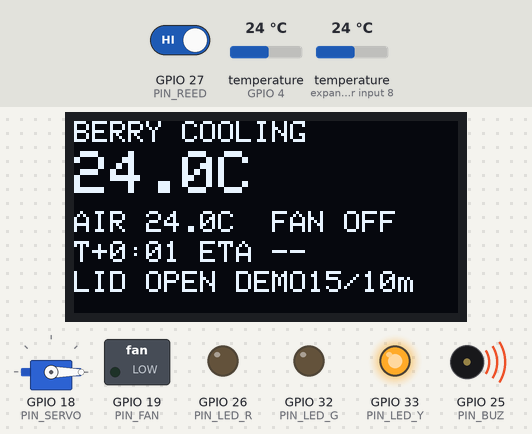
The sketch below on a simulated ESP32. Shown: servo, 128×64 one-colour display, switched loads named in the sketch (green lamp = pin HIGH), output pins drawn as LEDs (lit = HIGH), buzzer (waves = sounding, pin HIGH). The test bench sets the inputs (shaded band); at power-on: GPIO 27 (PIN_REED) HIGH, temperature (sensors on GPIO 4, expander input 8) 24 °C. Storage starts empty; what the sketch prints to the serial monitor is not drawn.

Above: at 2.3 s.
2.4 s: GPIO 27 (PIN_REED) driven LOW
At 4.8 s:
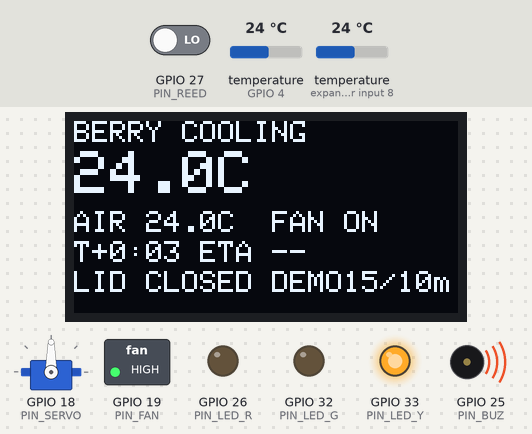
6.6 s: temperature (sensor on GPIO 4) set to 15.5 °C
At 8.9 s:
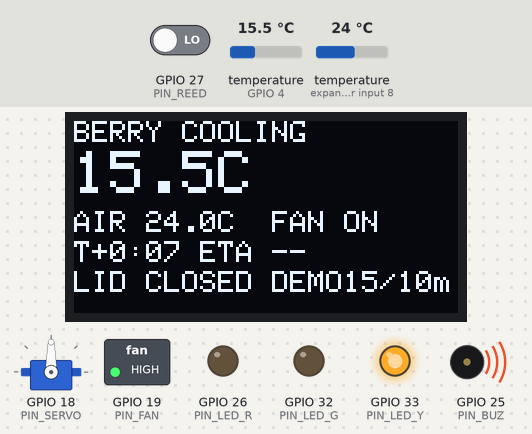
10.6 s: temperature (sensor on GPIO 4) set to 14.3 °C
At 12.9 s:
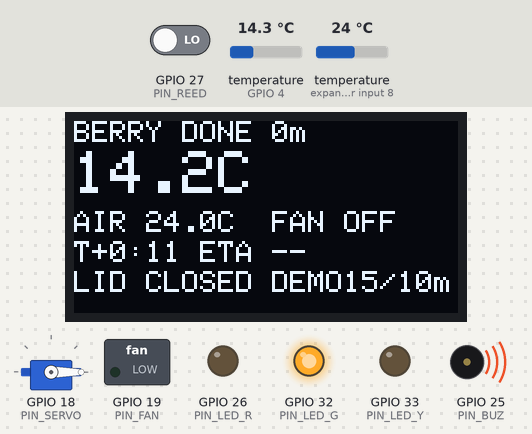
16.6 s: GPIO 27 (PIN_REED) driven HIGH
At 17.9 s:
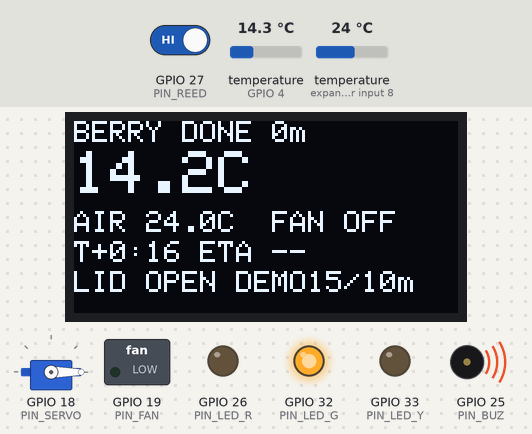
21.6 s: temperature (sensor on expander input 8) set to 12 °C
At 22.9 s:
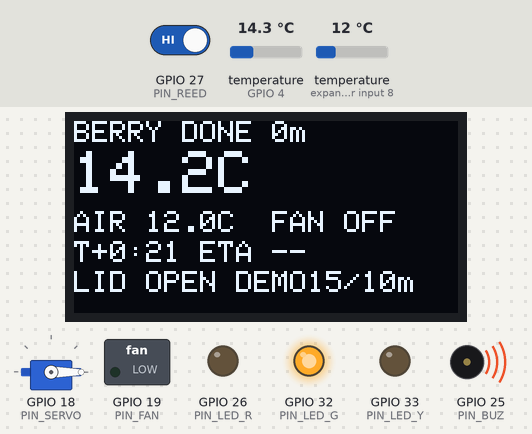
24.6 s: temperature (sensor on GPIO 4) set to 15.2 °C
At 26.6 s:
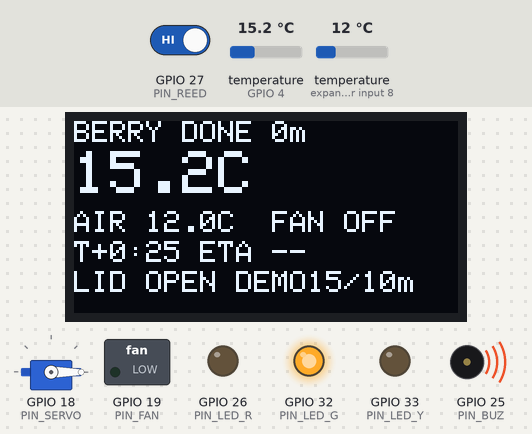
28.6 s: temperature (sensor on GPIO 4) set to 16.4 °C
Timing chart, 0 to 49.5 s (numbered marks = the images above; inputs shaded):
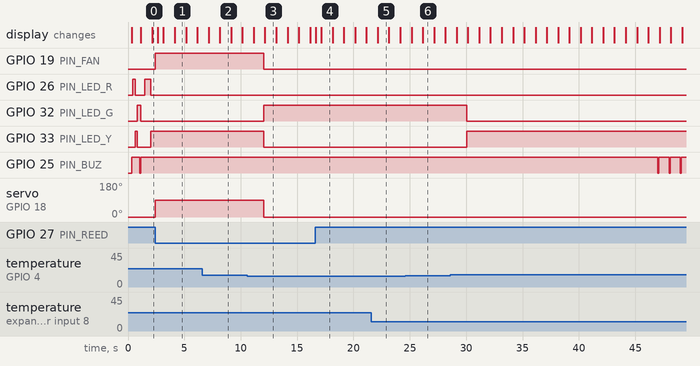

Measured:
- the behaviour switches between 15.1 and 15 °C on temperature (sensor on GPIO 4) (found by bisection; images 2 and 3)
- after the input at 2.4 s, GPIO 19 (PIN_FAN): LOW → HIGH at once; servo on GPIO 18 (PIN_SERVO): 0° → 90° at once; the display: first changes after 0.25 s (image 1 shows a later state)
- after the input at 10.6 s, GPIO 19 (PIN_FAN), GPIO 33 (PIN_LED_Y): HIGH → LOW after 1.4 s; GPIO 32 (PIN_LED_G): LOW → HIGH after 1.4 s; servo on GPIO 18 (PIN_SERVO): 90° → 0° after 1.4 s; the display: first differs from a run without the input after 1.5 s (image 3)
- after the input at 16.6 s, the display: first changes after 0.05 s (image 4 shows a later state)
- after the input at 28.6 s, GPIO 32 (PIN_LED_G): HIGH → LOW after 1.4 s; GPIO 33 (PIN_LED_Y): LOW → HIGH after 1.4 s
- what the display in image 1 shows lasts 1.0 s, from 4.1 s to 5.1 s

The sketch:

precool_ai_demo.ino
```cpp
/*
  예냉박스 AI 펌웨어  -  TEAM 부스럭 (신정고 매니악코더)
  (학습 모델(AI) 예측 + PC 프로그램(AI 시뮬레이터)용 데이터 출력 포함)
  ==============================================================
  수확한 딸기를 넣고 전원을 켜면, 바로 찬 공기를 돌려 식히기 시작해요.
  "수확 후 1시간 안에 목표 온도까지 식힐 수 있을지"를 미리 계산해서 알려줘요.

  인지 -> 판단 -> 행동
    인지: DS18B20 2개 (식품칸 공기, 냉기실 공기), 리드스위치(뚜껑)
    판단: 목표 온도(1℃)까지 남은 시간 예측, 1시간 안에 될지 판단, 경과 시간 기록
    행동: 넣자마자 댐퍼 열고 팬 켜기 / OLED, 신호등 LED, 부저로 알림 / 기록 저장

  예측 방법 (두 가지를 같이 계산해요)
    1) 뉴턴 냉각 법칙: 식는 속도는 "식품칸 온도 - 냉기 온도" 차이에 비례해요.
       T(t) = 냉기온도 + (처음 온도 - 냉기온도) x e^(-k t)
       최근 10분 기록으로 k를 구하고, 목표 온도까지 남은 시간을 계산해요.
       냉기실 센서를 못 읽으면 직선 추세로 대신 계산해요.
    2) 학습 모델(AI): 실험 기록에서 "지금 온도와 최근 2분 기울기 -> 2분 뒤 온도 변화"를
       배운 회귀 모델(model.h)이에요. 이걸 2분씩 반복해서 목표까지 남은 시간을 계산해요.
       모델 숫자는 PC 프로그램(AI 시뮬레이터 https://busrk-ai-studio.vercel.app)에서 학습해서 만들어요. (이 파일 안 "학습 모델" 블록)
       처음 들어 있는 model.h는 시뮬레이션으로 미리 학습한 것이라, 실제 기록으로 다시 학습해야 해요.
    상태 판단에는 AI 예측을 쓰고, AI가 아직 계산을 못 하면 뉴턴 예측을 써요.

  기준 (출처: Ontario 농식품부 딸기 냉각 안내, Strawberry Center 블로그)
    - 수확 후 1시간 안에 예냉을 하는 게 중요하다.
    - 딸기는 가능한 0℃ 가까이 유지한다. (과육 목표 34°F, 약 1℃)
    - 이 박스(아이스팩)로 1℃까지 내려가는지는 아직 실험 전이에요.

  핀 (보드에 인쇄된 이름 = 코드 숫자)
    D4  DS18B20 2개 DATA (4.7kΩ로 3.3V에 풀업, 1개만)
    D18 서보 신호        D19 MOSFET 모듈 PWM
    D21 OLED SDA         D22 OLED SCL
    D27 리드스위치 DO    D26/D33/D32 LED 빨강/노랑/초록
    D25 부저 I/O

  필요한 라이브러리: OneWire, DallasTemperature, ESP32Servo,
                    Adafruit SSD1306, Adafruit GFX Library
  보드: "ESP32 Dev Module"

  시리얼 모니터(115200) 명령
    r : 새 딸기를 넣었을 때 시간 다시 시작 (수확 후 시간 0분부터)
    a : 연결된 온도센서 주소 다시 찍기
    d : 저장된 기록(log.csv) 전부 출력
    x : 저장된 기록 지우기
    m : 들어 있는 학습 모델 정보 출력

  PC 프로그램용 데이터 줄 (기록 간격마다, 보통 10초):
    D,분,식품칸,냉기실,뚜껑열림,팬,상태,뉴턴ETA,AI_ETA   (ETA: -1 모름, -2 못 닿음)
*/

#include <OneWire.h>
#include <DallasTemperature.h>
#include <ESP32Servo.h>
#include <Wire.h>
#include <Adafruit_GFX.h>
#include <Adafruit_SSD1306.h>
#include <LittleFS.h>
#include <math.h>
// ===================== 학습 모델 (model.h) =====================
// PC 프로그램에서 새 모델을 만들면 이 블록(MODEL_READY ~ MODEL_WC)을 내려받은 model.h 내용으로 바꿔요.
// model.h — 부스럭 예냉박스 학습 모델 (AI 스튜디오에서 자동 생성)
// 만든 시각: 2026-10-30 14:37 UTC
// 학습 데이터: 실험 60개, 학습 표본 31020개 (simulation pretrain - retrain with real logs)
// 2분 뒤 온도 변화 학습 오차: 식품칸 0.064℃, 냉기실 0.055℃
// 특징 순서: [식품칸-냉기실, 냉기실, 식품칸 2분 기울기(℃/분), 냉기실 2분 기울기(℃/분)]
#define MODEL_READY 1
#define MODEL_H_MIN 2.0f
static const char MODEL_INFO[] = "runs=60 n=31020 simulation pretrain - retrain with real logs";
static const float MODEL_MEAN[4] = { 4.6072292f, -1.0956218f, -0.23671321f, -0.054210993f };
static const float MODEL_STD[4]  = { 3.3321275f, 2.8593341f, 0.47531228f, 0.14640631f };
static const float MODEL_WB[5]   = { -0.34824508f, -0.074021964f, -0.0074842680f, 0.36901835f, 0.099496979f };  // 식품칸 2분 뒤 변화: 절편 + 가중치 4개
static const float MODEL_WC[5]   = { -0.10110413f, 0.00061909434f, -0.010955172f, 0.084260069f, 0.14382618f };  // 냉기실 2분 뒤 변화
// ===================== AI 계산 (ai_predict.h) =====================
// ai_predict.h — 학습 모델로 목표 온도까지 남은 시간을 계산 (펌웨어·PC 프로그램과 같은 계산)
#include <math.h>

// 2분 뒤 변화 예측
static inline void aiStep(float b, float c, float sb, float sc, float& db, float& dc) {
  const float x[4] = { b - c, c, sb, sc };
  db = MODEL_WB[0]; dc = MODEL_WC[0];
  for (int k = 0; k < 4; k++) {
    float z = (x[k] - MODEL_MEAN[k]) / MODEL_STD[k];
    db += MODEL_WB[k + 1] * z; dc += MODEL_WC[k + 1] * z;
  }
}

// 반환: 남은 분 (0 = 이미 도달), -2 = 180분 안에 못 닿음
static inline float aiEta(float b, float c, float sb, float sc, float target) {
  if (b <= target) return 0;
  float t = 0;
  for (int s = 0; s < 90; s++) {
    float db, dc; aiStep(b, c, sb, sc, db, dc);
    float nb = b + db, nc = c + dc;
    if (nb <= target) return t + MODEL_H_MIN * (b - target) / (b - nb);
    if (db > -0.005f) return -2;
    b = nb; c = nc; sb = db / MODEL_H_MIN; sc = dc / MODEL_H_MIN; t += MODEL_H_MIN;
  }
  return -2;
}
// ================================================================

// ---------------- 바꿔도 되는 설정 ----------------
// 시연 모드: 영상·발표에서 짧은 시간 안에 전체 동작을 보여 주기 위한 설정이에요.
// true로 하면 목표 온도와 제한 시간이 아래 DEMO 값으로 바뀌고, OLED에 "DEMO"가 표시돼요.
// 실제 사용과 실험 기록을 모을 때는 반드시 false로 해요.
const bool  DEMO_MODE          = true;   // 시연용: 목표 15℃, 제한 10분
const float DEMO_TARGET_C      = 15.0;  // 시연용 목표 온도. 시작할 때 식품칸 온도보다 5~8℃ 낮게 잡아요
const float DEMO_DEADLINE_MIN  = 10.0;  // 시연용 제한 시간 (분)

const float TARGET_C       = DEMO_MODE ? DEMO_TARGET_C : 1.0;     // 딸기 목표 온도 (34°F 약 1℃)
const float RESTART_C      = TARGET_C + 0.5;  // 다 식은 뒤 이 온도를 넘으면 다시 식히기 시작
const float FREEZE_GUARD_C = 0.0;   // 식품칸 공기가 이보다 차가우면 팬을 멈춤 (얼지 않게)
const float DEADLINE_MIN   = DEMO_MODE ? DEMO_DEADLINE_MIN : 60.0; // 수확 후 이 시간(분) 안에 식히는 게 목표
const unsigned long HIST_MS = DEMO_MODE ? 5000 : 10000;  // 예측용 기록 간격 (시연 땐 더 자주)
const unsigned long LID_ALARM_MS = 30000;  // 뚜껑이 30초 넘게 열려 있으면 부저
const bool  USE_AI = true;          // false면 뉴턴 예측만 써요

const int DAMPER_CLOSED_DEG = 0;    // 댐퍼 닫힘 각도 (실제 상자에 맞춰 조정)
const int DAMPER_OPEN_DEG   = 90;   // 댐퍼 열림 각도

// 리드스위치: 자석이 가까이(뚜껑 닫힘) 있을 때 DO가 LOW인 모듈 기준. 반대면 HIGH.
const int LID_CLOSED_LEVEL = LOW;
// 부저: LOW일 때 울리는 모듈 기준. 반대면 HIGH.
const int BUZZER_ON_LEVEL = LOW;

// 온도센서 주소. 비워 두면(전부 0) 찾은 순서대로 0번=식품칸, 1번=냉기실.
DeviceAddress ADDR_BERRY = {0, 0, 0, 0, 0, 0, 0, 0};
DeviceAddress ADDR_COLD  = {0, 0, 0, 0, 0, 0, 0, 0};

// ---------------- 핀 ----------------
const int PIN_DS = 4, PIN_SERVO = 18, PIN_FAN = 19;
const int PIN_REED = 27, PIN_LED_R = 26, PIN_LED_Y = 33, PIN_LED_G = 32, PIN_BUZ = 25;

// ---------------- 부품 객체 ----------------
OneWire oneWire(PIN_DS);
DallasTemperature sensors(&oneWire);
Servo damper;
Adafruit_SSD1306 oled(128, 64, &Wire, -1);
bool oledOk = false, fsOk = false;

// ---------------- 상태 ----------------
// COOLING 식히는 중(1시간 안에 될 것 같음) / DONE 목표 도달
// LATE_RISK 이대로면 1시간 안에 못 식힘 / LATE 1시간이 지났는데 아직 못 식힘
enum Level { COOLING, DONE, LATE_RISK, LATE, SENSOR_ERR };
float berryC = NAN, coldC = NAN;
bool lidOpen = false, cooling = false, doneLatched = false;
unsigned long lidOpenSince = 0, startMs = 0;
float doneAtMin = -1;          // 목표에 처음 도달한 시각(분)
Level level = COOLING;

// 예측 결과
float etaMin = -1;             // 목표까지 남은 예상 시간(분), -1 = 아직 모름
bool unreachable = false;      // 냉기가 목표보다 따뜻해서 목표까지 못 내려감
float kPerMin = 0;             // 뉴턴 냉각 상수 k (1/분)
char method = '-';             // 'N' 뉴턴 냉각, 'L' 직선 추세
float etaAiMin = -1;           // AI 예측 남은 시간(분), -1 = 아직 모름, -2 = 180분 안에 못 닿음
float etaUsed = -1;            // 상태 판단에 실제로 쓴 값
char usedBy = '-';             // 'A' AI, 'N' 뉴턴, 'L' 직선

// 10초마다 저장, 최근 60개(10분)
const int N_HIST = 60;
float histT[N_HIST], histB[N_HIST], histC[N_HIST];
int histCount = 0, histHead = 0;

bool isEmpty(const DeviceAddress a) {
  for (int i = 0; i < 8; i++) if (a[i]) return false;
  return true;
}

void printAddress(const DeviceAddress a) {
  Serial.print("{");
  for (int i = 0; i < 8; i++) {
    Serial.printf("0x%02X", a[i]);
    if (i < 7) Serial.print(", ");
  }
  Serial.print("}");
}

void listSensors() {
  sensors.begin();
  int n = sensors.getDeviceCount();
  Serial.printf("온도센서 %d개 찾음\n", n);
  for (int i = 0; i < n; i++) {
    DeviceAddress a;
    if (sensors.getAddress(a, i)) {
      Serial.printf("  %d번 주소: ", i); printAddress(a); Serial.println();
      sensors.setResolution(a, 12);
    }
  }
  Serial.println("  센서를 하나씩 꽂아 주소를 확인한 뒤 ADDR_BERRY, ADDR_COLD에 넣어요.");
  if (isEmpty(ADDR_BERRY) && n >= 1) sensors.getAddress(ADDR_BERRY, 0);
  if (isEmpty(ADDR_COLD) && n >= 2) sensors.getAddress(ADDR_COLD, 1);
  sensors.setWaitForConversion(false);
}

bool validTemp(float c) {
  return !isnan(c) && c != DEVICE_DISCONNECTED_C && c > -55 && c < 125;
}

float elapsedMin() { return (millis() - startMs) / 60000.0; }

void resetRun() {
  startMs = millis();
  doneLatched = false; doneAtMin = -1;
  histCount = 0; histHead = 0;
  etaMin = -1; unreachable = false; kPerMin = 0; method = '-';
  etaAiMin = -1; etaUsed = -1; usedBy = '-';
  Serial.println("새 딸기: 시간을 0분부터 다시 셉니다.");
}

// 최소제곱 직선의 기울기 (x 평균을 빼서 계산 오차를 줄임)
bool fitSlope(const float* x, const float* y, int n, float& slope) {
  if (n < 2) return false;
  float mx = 0, my = 0;
  for (int i = 0; i < n; i++) { mx += x[i]; my += y[i]; }
  mx /= n; my /= n;
  float sxx = 0, sxy = 0;
  for (int i = 0; i < n; i++) { float dx = x[i] - mx; sxx += dx * dx; sxy += dx * (y[i] - my); }
  if (sxx <= 0) return false;
  slope = sxy / sxx;
  return true;
}

// 목표 온도까지 남은 시간 예측
void updatePrediction() {
  etaMin = -1; unreachable = false; kPerMin = 0; method = '-';
  if (histCount < 12 || !validTemp(berryC)) return;         // 2분 이상 모여야 계산
  if (berryC <= TARGET_C) { etaMin = 0; return; }

  // 1) 뉴턴 냉각: ln(식품칸 - 냉기) 가 시간에 대해 직선이 돼요. 기울기 = -k
  float tc = 0; int nc = 0;
  for (int i = 0; i < histCount; i++) if (validTemp(histC[i])) { tc += histC[i]; nc++; }
  if (nc >= histCount * 0.8) {
    tc /= nc;                                               // 최근 10분 냉기 평균
    float xs[N_HIST], ys[N_HIST]; int m = 0;
    for (int i = 0; i < histCount; i++) {
      float d = histB[i] - tc;
      if (d > 0.3) { xs[m] = histT[i]; ys[m] = logf(d); m++; }
    }
    float b;
    if (m >= 12 && fitSlope(xs, ys, m, b) && -b > 0.001) {
      kPerMin = -b; method = 'N';
      if (TARGET_C <= tc + 0.2) { unreachable = true; return; }  // 냉기가 목표만큼 차갑지 않음
      etaMin = logf((berryC - tc) / (TARGET_C - tc)) / kPerMin;
      return;
    }
  }

  // 2) 냉기실 센서가 없을 때: 직선 추세
  float slope;
  if (fitSlope(histT, histB, histCount, slope) && slope < -0.01) {
    method = 'L';
    etaMin = (berryC - TARGET_C) / (-slope);
  }
}

// 기록에서 t분 시점의 값을 앞뒤 기록으로 보간 (없으면 NAN)
float histAt(const float* arr, float t) {
  if (histCount < 2) return NAN;
  int oldest = (histHead - histCount + N_HIST) % N_HIST;
  float pt = NAN, pv = NAN;
  for (int k = 0; k < histCount; k++) {
    int i = (oldest + k) % N_HIST;
    if (histT[i] >= t) {
      if (isnan(pt)) return (histT[i] - t < 0.05f) ? arr[i] : NAN;   // 기록이 t보다 늦게 시작
      if (isnan(arr[i]) || isnan(pv)) return NAN;
      float u = (t - pt) / (histT[i] - pt);
      return pv + (arr[i] - pv) * u;
    }
    pt = histT[i]; pv = arr[i];
  }
  return NAN;
}

// AI 예측: 최근 2분 기울기를 구해서 학습 모델로 계산
void updateAi() {
  etaAiMin = -1;
  if (!USE_AI || !MODEL_READY || histCount < 2) return;
  int last = (histHead - 1 + N_HIST) % N_HIST;
  float b = histB[last], c = histC[last], now = histT[last];
  if (isnan(b) || isnan(c)) return;
  float b0 = histAt(histB, now - MODEL_H_MIN), c0 = histAt(histC, now - MODEL_H_MIN);
  if (isnan(b0) || isnan(c0)) return;                        // 2분 기록이 모여야 계산
  etaAiMin = aiEta(b, c, (b - b0) / MODEL_H_MIN, (c - c0) / MODEL_H_MIN, TARGET_C);
}

void setLeds(bool r, bool y, bool g) {
  digitalWrite(PIN_LED_R, r); digitalWrite(PIN_LED_Y, y); digitalWrite(PIN_LED_G, g);
}

void buzzer(bool on) { digitalWrite(PIN_BUZ, on ? BUZZER_ON_LEVEL : !BUZZER_ON_LEVEL); }

void setCooling(bool on) {
  if (on == cooling) return;
  cooling = on;
  damper.write(on ? DAMPER_OPEN_DEG : DAMPER_CLOSED_DEG);
  digitalWrite(PIN_FAN, on ? HIGH : LOW);
}

void drawOled() {
  if (!oledOk) return;
  oled.clearDisplay();
  oled.setTextColor(SSD1306_WHITE);
  oled.setTextSize(1);
  oled.setCursor(0, 0);
  switch (level) {   // OLED는 한글 글꼴이 없어서 영어로 표시해요.
    case COOLING:    oled.print("BERRY COOLING"); break;
    case DONE:       oled.printf("BERRY DONE %dm", (int)(doneAtMin + 0.5)); break;
    case LATE_RISK:  oled.printf("LATE RISK (>%dm)", (int)DEADLINE_MIN); break;
    case LATE:       oled.printf("LATE! OVER %dm", (int)DEADLINE_MIN); break;
    case SENSOR_ERR: oled.print("SENSOR?"); break;
  }
  oled.setTextSize(2);
  oled.setCursor(0, 10);
  if (validTemp(berryC)) oled.printf("%.1fC", berryC); else oled.print("--.-C");
  oled.setTextSize(1);
  oled.setCursor(0, 30);
  oled.print("AIR ");
  if (validTemp(coldC)) oled.printf("%.1fC", coldC); else oled.print("--");
  oled.print(cooling ? "  FAN ON" : "  FAN OFF");
  oled.setCursor(0, 40);
  unsigned long s = (millis() - startMs) / 1000;
  oled.printf("T+%lu:%02lu ", s / 60, s % 60);
  if (usedBy == '-') oled.print("ETA --");
  else if (etaUsed < 0) oled.print(usedBy == 'A' ? "ETA NO AI" : "ETA NO N");
  else oled.printf("ETA %dm %s", (int)(etaUsed + 0.5), usedBy == 'A' ? "AI" : "N");
  oled.setCursor(0, 50);
  oled.print(lidOpen ? "LID OPEN" : "LID CLOSED");
  if (DEMO_MODE) oled.printf(" DEMO%d/%dm", (int)TARGET_C, (int)DEADLINE_MIN);
  oled.display();
}

void appendLog() {
  if (!fsOk) return;
  File f = LittleFS.open("/log.csv", FILE_APPEND);
  if (!f) return;
  if (f.size() == 0) f.println("min,berry_c,cold_c,lid_open,cooling,level,k_per_min,eta_min,method,eta_ai");
  f.printf("%.2f,%.2f,%.2f,%d,%d,%d,%.4f,%.1f,%c,%.1f\n", elapsedMin(), berryC, coldC,
           lidOpen, cooling, (int)level, kPerMin, unreachable ? -2.0f : etaMin, method, etaAiMin);
  f.close();
}

void handleSerial() {
  if (!Serial.available()) return;
  char c = Serial.read();
  if (c == 'r') resetRun();
  else if (c == 'a') listSensors();
  else if (c == 'd' && fsOk) {
    File f = LittleFS.open("/log.csv", "r");
    if (!f) { Serial.println("기록 없음"); return; }
    while (f.available()) Serial.write(f.read());
    f.close();
    Serial.println("--- 기록 끝 ---");
  } else if (c == 'm') {
    Serial.printf("MODEL ready=%d use=%d info=%s\n", MODEL_READY, USE_AI, MODEL_INFO);
    Serial.printf("CFG,%.2f,%.1f,%d\n", TARGET_C, DEADLINE_MIN, DEMO_MODE);
  } else if (c == 'x' && fsOk) {
    LittleFS.remove("/log.csv");
    Serial.println("기록을 지웠어요");
  }
}

void setup() {
  Serial.begin(115200);
  delay(300);
  Serial.println("\n예냉박스 AI 시작");
  Serial.printf("MODEL ready=%d use=%d info=%s\n", MODEL_READY, USE_AI, MODEL_INFO);
  Serial.printf("CFG,%.2f,%.1f,%d\n", TARGET_C, DEADLINE_MIN, DEMO_MODE);   // PC 프로그램이 목표·제한 시간을 맞춤
  if (DEMO_MODE) Serial.printf("[시연 모드] 목표 %.1fC, 제한 %.0f분 (실제 기준은 1C, 60분)\n", TARGET_C, DEADLINE_MIN);

  pinMode(PIN_FAN, OUTPUT); digitalWrite(PIN_FAN, LOW);
  pinMode(PIN_LED_R, OUTPUT); pinMode(PIN_LED_Y, OUTPUT); pinMode(PIN_LED_G, OUTPUT);
  pinMode(PIN_BUZ, OUTPUT); buzzer(false);
  pinMode(PIN_REED, INPUT_PULLUP);

  damper.setPeriodHertz(50);
  damper.attach(PIN_SERVO, 500, 2400);
  damper.write(DAMPER_CLOSED_DEG);

  Wire.begin(21, 22);
  oledOk = oled.begin(SSD1306_SWITCHCAPVCC, 0x3C);   // 안 되면 0x3D로 바꿔 보기
  if (!oledOk) Serial.println("OLED를 못 찾았어요 (배선, 주소 0x3C 확인)");

  fsOk = LittleFS.begin(true);
  if (!fsOk) Serial.println("기록 저장 공간(LittleFS)을 못 열었어요");

  listSensors();
  sensors.requestTemperatures();

  setLeds(1, 0, 0); delay(200); setLeds(0, 1, 0); delay(200); setLeds(0, 0, 1); delay(200);
  buzzer(true); delay(80); buzzer(false);
  resetRun();   // 전원을 켠 순간을 "수확 후 0분"으로 봐요
}

void loop() {
  static unsigned long lastReq = 0, lastHist = 0, lastLog = 0, lastPrint = 0, lastDraw = 0;
  unsigned long now = millis();
  handleSerial();

  // 1) 인지
  if (now - lastReq >= 2000) {
    berryC = sensors.getTempC(ADDR_BERRY);
    coldC  = sensors.getTempC(ADDR_COLD);
    sensors.requestTemperatures();
    lastReq = now;
  }
  bool open = digitalRead(PIN_REED) != LID_CLOSED_LEVEL;
  if (open && !lidOpen) lidOpenSince = now;
  lidOpen = open;

  if (validTemp(berryC) && now - lastHist >= HIST_MS) {
    histT[histHead] = elapsedMin();
    histB[histHead] = berryC;
    histC[histHead] = validTemp(coldC) ? coldC : NAN;
    histHead = (histHead + 1) % N_HIST;
    if (histCount < N_HIST) histCount++;
    updatePrediction();
    updateAi();
    lastHist = now;
    // PC 프로그램용 데이터 줄
    Serial.printf("D,%.3f,%.3f,%.3f,%d,%d,%d,%.2f,%.2f\n", elapsedMin(), berryC,
                  validTemp(coldC) ? coldC : NAN, lidOpen, cooling, (int)level,
                  unreachable ? -2.0f : etaMin, etaAiMin);
  }

  // 2) 판단
  float el = elapsedMin();
  if (validTemp(berryC)) {
    if (!doneLatched && berryC <= TARGET_C) { doneLatched = true; if (doneAtMin < 0) doneAtMin = el; }
    if (doneLatched && berryC > RESTART_C) doneLatched = false;     // 다시 데워지면 다시 식히기
  }
  // 상태 판단에 쓸 예측: AI가 계산되면 AI, 아니면 뉴턴/직선
  if (etaAiMin != -1) { etaUsed = etaAiMin; usedBy = 'A'; }
  else if (unreachable) { etaUsed = -2; usedBy = method; }
  else if (etaMin >= 0) { etaUsed = etaMin; usedBy = method; }
  else { etaUsed = -1; usedBy = '-'; }
  if (!validTemp(berryC)) level = SENSOR_ERR;
  else if (doneLatched) level = DONE;
  else if (el > DEADLINE_MIN) level = LATE;
  else if (usedBy != '-' && (etaUsed == -2 || el + etaUsed > DEADLINE_MIN)) level = LATE_RISK;
  else level = COOLING;

  // 3) 행동: 식히기 (넣자마자 켜고, 목표에 닿으면 끔)
  if (level == SENSOR_ERR || lidOpen) setCooling(false);
  else if (berryC <= FREEZE_GUARD_C) setCooling(false);   // 너무 차가우면 멈춤
  else if (doneLatched) setCooling(false);
  else setCooling(true);

  // 3) 행동: 알림
  bool blink = (now / 500) % 2;
  bool beep = false;
  switch (level) {
    case COOLING:    setLeds(0, 1, 0); break;
    case DONE:       setLeds(0, 0, 1); break;
    case LATE_RISK:  setLeds(1, 0, 0); beep = (now % 10000) < 150; break;  // 10초마다 짧게
    case LATE:       setLeds(1, 0, 0); beep = (now % 2000) < 200;  break;  // 2초마다
    case SENSOR_ERR: setLeds(blink, 0, 0); break;
  }
  if (lidOpen && now - lidOpenSince > LID_ALARM_MS) beep = beep || ((now % 1000) < 100);
  buzzer(beep);

  if (now - lastDraw >= 500) { drawOled(); lastDraw = now; }
  if (now - lastLog >= 30000) { appendLog(); lastLog = now; }
  if (now - lastPrint >= 2000) {
    Serial.printf("T+%.1fmin berry=%.2f cold=%.2f lid=%s fan=%s level=%d newton=%.1f(%c)%s ai=%.1f use=%c\n",
                  el, berryC, coldC, lidOpen ? "OPEN" : "CLOSED", cooling ? "ON" : "OFF",
                  (int)level, etaMin, method, unreachable ? " UNREACHABLE" : "", etaAiMin, usedBy);
    lastPrint = now;
  }
}
```
